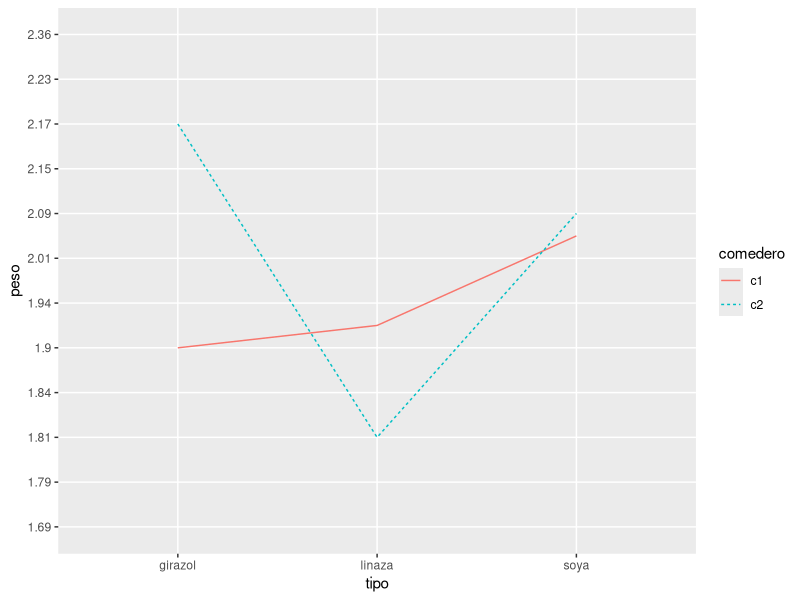

Recreate this plot in R.
## ---- chunk 1
x1=c(1.79,1.84,2.01,1.90,1.94,2.09,2.15,2.23,1.81,1.69,2.17,2.36)
x2=c("linaza","soya","girazol","linaza","soya","girazol")
x3=c("c1","c1","c1","c2","c2","c2")
h=cbind(x1,x2,x3);colnames(h)=c("peso","tipo","comedero");h=as.data.frame(h);h
## ---- chunk 2
mod=lm(h$peso~h$tipo*h$comedero)
anova(mod)
## ---- chunk 3
library(ggplot2)
ggplot(h, aes(x = tipo, y = peso,group=comedero)) +
  stat_summary(fun="mean", geom="line",aes(linetype = comedero,color=comedero))
